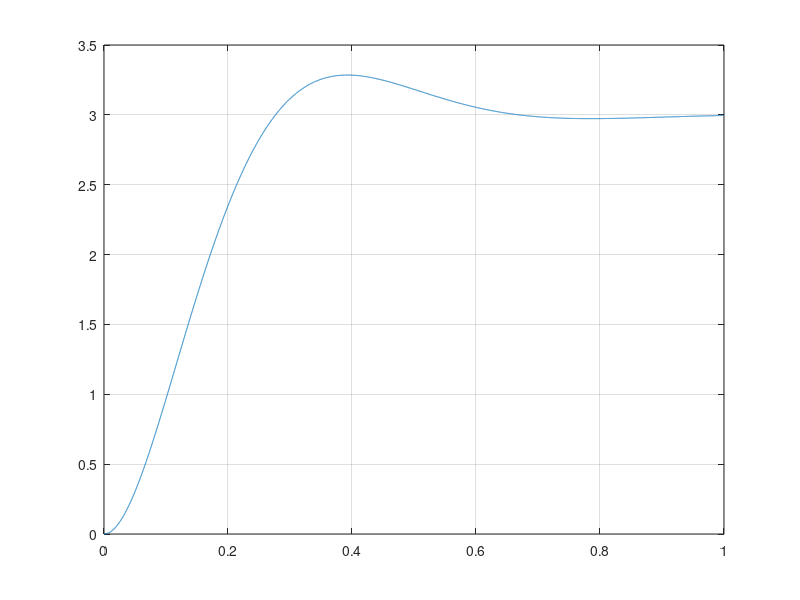

This figure's MATLAB source:
close all;
clear;
%Initialize
counter = 1;
time = 0;
y = 0;
yDot = 0;
EndTime = 1.0;
StepTime = 1e-4;
while time<EndTime
    yDotDot = 100*(3-y)-12*yDot;
    %Save data for plotting
    tPlot(counter) = time;
    yPlot(counter) = y;
    yDotPlot(counter) = yDot;
    %Time integrate
    y = y + yDot*StepTime;
    yDot = yDot + yDotDot*StepTime;
    time = time + StepTime;
    counter = counter + 1;
end
plot(tPlot,yPlot);
grid;